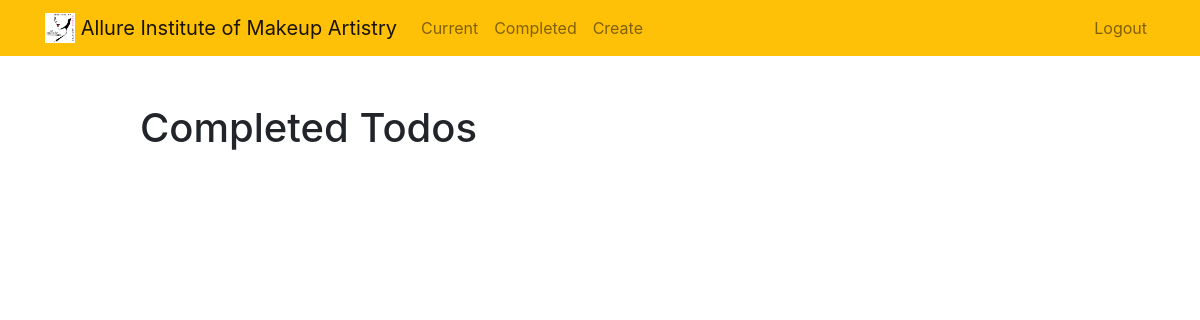
The app's page /completedtodos/ (signed in), older data.
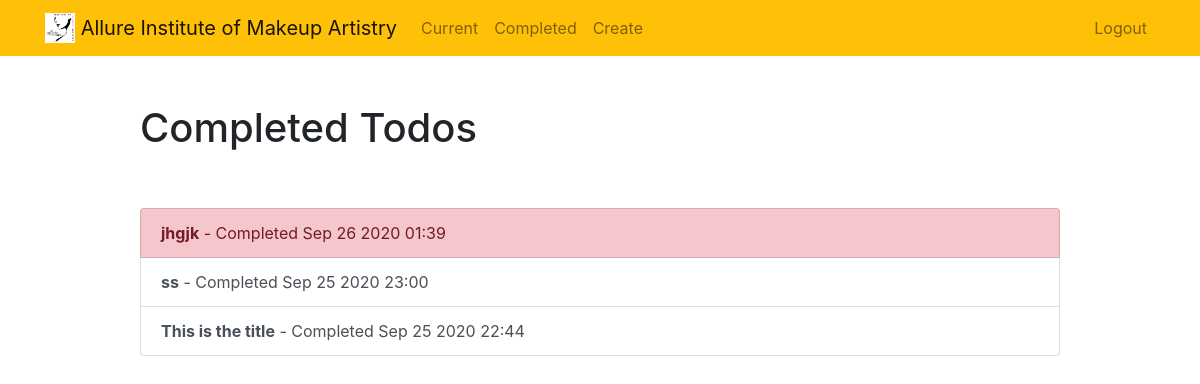
The same page, newer data.
### app1/models.py (models this page shows, shortened)
class Todo(models.Model):
    title = models.CharField(max_length=100)
    memo = models.TextField(blank=True)
    created = models.DateTimeField(auto_now_add=True) # will auto aticaly input, cannot be changed
    datecompleted = models.DateTimeField(null=True, blank=True) # to be collected when the student marks it done
    important = models.BooleanField(default=False) # An option to mark the 'Importnat Stuff'
    user = models.ForeignKey(User, on_delete=models.CASCADE) # getting unique id for each user (allureima studnets/artits in this case) so we cna maintain context.

### app1/views.py (the view)
# urls.py: path('completedtodos/', views.completedtodos, name = "completedtodos"),
@login_required
def completedtodos(request):
    todos = Todo.objects.filter(user=request.user, datecompleted__isnull=False).order_by('-datecompleted')
    return render(request, 'app1/completedtodos.html', {'todos': todos})

### app1/templates/app1/completedtodos.html
{% extends "app1/base.html" %}
{% block content %}
    <div class="row justify-content-center mt-5">
        <div class="col-md-10">
            <h1>Completed Todos</h1>
        </div>
    </div>
    <div class="row justify-content-center mt-5">
        <div class="col-md-10">
            <div class="list-group">
                {% for todo in todos %}
                    <a href="{% url 'viewtodo' todo.id %}" class="list-group-item list-group-item-action{% if todo.important %} list-group-item-danger{% endif %}"><b>{{ todo.title }}</b> - Completed {{ todo.datecompleted|date:'M j Y H:i' }}</a>
                {% endfor %}
            </div>
        </div>
    </div>
{% endblock %}

Row changes from the older to the newer data that the page shows:
added Todo: title "jhgjk", datecompleted "Sep 26 2020 01:39", important True (drawn)
added Todo: title "ss", datecompleted "Sep 25 2020 23:00"
added Todo: title "This is the title", datecompleted "Sep 25 2020 22:44"
